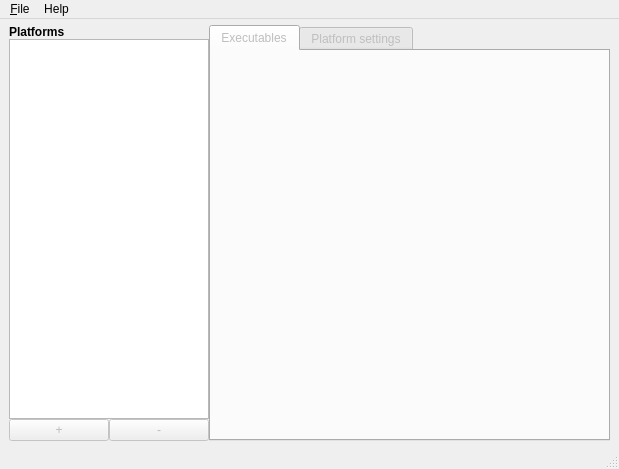
<?xml version="1.0" encoding="UTF-8"?>
<ui version="4.0">
 <class>App</class>
 <widget class="QWidget" name="App">
  <property name="geometry">
   <rect>
    <x>0</x>
    <y>0</y>
    <width>619</width>
    <height>469</height>
   </rect>
  </property>
  <property name="windowTitle">
   <string>mehstation config</string>
  </property>
  <layout class="QVBoxLayout" name="verticalLayout_4">
   <property name="leftMargin">
    <number>0</number>
   </property>
   <property name="topMargin">
    <number>0</number>
   </property>
   <property name="rightMargin">
    <number>0</number>
   </property>
   <property name="bottomMargin">
    <number>0</number>
   </property>
   <item>
    <widget class="QMenuBar" name="menubar">
     <widget class="QMenu" name="menuFile">
      <property name="title">
       <string>&amp;File</string>
      </property>
      <addaction name="actionOpen"/>
      <addaction name="separator"/>
      <addaction name="actionQuit"/>
     </widget>
     <widget class="QMenu" name="menuHelp">
      <property name="title">
       <string>Help</string>
      </property>
      <addaction name="actionAbout"/>
     </widget>
     <addaction name="menuFile"/>
     <addaction name="menuHelp"/>
    </widget>
   </item>
   <item>
    <layout class="QVBoxLayout" name="verticalLayout_2">
     <property name="spacing">
      <number>0</number>
     </property>
     <property name="leftMargin">
      <number>9</number>
     </property>
     <property name="rightMargin">
      <number>9</number>
     </property>
     <item>
      <layout class="QHBoxLayout" name="horizontalLayout_2">
       <property name="sizeConstraint">
        <enum>QLayout::SetMinimumSize</enum>
       </property>
       <item>
        <layout class="QVBoxLayout" name="verticalLayout_3">
         <item>
          <widget class="QLabel" name="label">
           <property name="text">
            <string>&lt;b&gt;Platforms&lt;/b&gt;</string>
           </property>
           <property name="textFormat">
            <enum>Qt::RichText</enum>
           </property>
          </widget>
         </item>
         <item>
          <widget class="QListWidget" name="listPlatforms">
           <property name="sizePolicy">
            <sizepolicy hsizetype="Expanding" vsizetype="MinimumExpanding">
             <horstretch>0</horstretch>
             <verstretch>0</verstretch>
            </sizepolicy>
           </property>
           <property name="minimumSize">
            <size>
             <width>150</width>
             <height>200</height>
            </size>
           </property>
           <property name="maximumSize">
            <size>
             <width>200</width>
             <height>16777215</height>
            </size>
           </property>
          </widget>
         </item>
         <item>
          <layout class="QHBoxLayout" name="horizontalLayout_3">
           <item>
            <layout class="QGridLayout" name="gridLayout_2">
             <item row="0" column="0">
              <widget class="QPushButton" name="addPlatform">
               <property name="enabled">
                <bool>false</bool>
               </property>
               <property name="text">
                <string>+</string>
               </property>
              </widget>
             </item>
             <item row="0" column="1">
              <widget class="QPushButton" name="deletePlatform">
               <property name="enabled">
                <bool>false</bool>
               </property>
               <property name="text">
                <string>-</string>
               </property>
              </widget>
             </item>
            </layout>
           </item>
          </layout>
         </item>
        </layout>
       </item>
       <item>
        <widget class="QTabWidget" name="tabWidget">
         <property name="enabled">
          <bool>false</bool>
         </property>
         <property name="currentIndex">
          <number>0</number>
         </property>
         <widget class="QWidget" name="executables">
          <attribute name="title">
           <string>Executables</string>
          </attribute>
          <layout class="QVBoxLayout" name="verticalLayout"/>
         </widget>
         <widget class="QWidget" name="settings">
          <attribute name="title">
           <string>Platform settings</string>
          </attribute>
          <layout class="QVBoxLayout" name="verticalLayout_5"/>
         </widget>
        </widget>
       </item>
      </layout>
     </item>
    </layout>
   </item>
   <item>
    <widget class="QStatusBar" name="statusbar"/>
   </item>
  </layout>
  <action name="actionNew">
   <property name="text">
    <string>New</string>
   </property>
  </action>
  <action name="actionOpen">
   <property name="text">
    <string>&amp;Open</string>
   </property>
  </action>
  <action name="actionQuit">
   <property name="text">
    <string>Quit</string>
   </property>
  </action>
  <action name="actionSave">
   <property name="text">
    <string>Save</string>
   </property>
  </action>
  <action name="actionAdd_platform">
   <property name="text">
    <string>Add platform</string>
   </property>
  </action>
  <action name="actionAbout">
   <property name="text">
    <string>About</string>
   </property>
  </action>
  <zorder>menubar</zorder>
  <zorder>statusbar</zorder>
  <zorder>tabWidget</zorder>
  <zorder>tabWidget</zorder>
  <zorder>centralwidget</zorder>
 </widget>
 <resources/>
 <connections/>
</ui>
